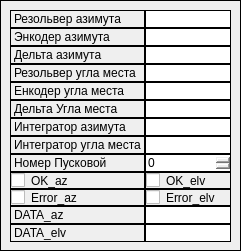
  <widget class="QFrame" name="frame_2">
   <property name="geometry">
    <rect>
     <x>590</x>
     <y>10</y>
     <width>241</width>
     <height>251</height>
    </rect>
   </property>
   <property name="font">
    <font>
     <family>Ubuntu</family>
     <pointsize>9</pointsize>
     <weight>50</weight>
     <italic>false</italic>
     <bold>false</bold>
    </font>
   </property>
   <property name="styleSheet">
    <string notr="true">border: 1px solid black;
border-radius: 0;</string>
   </property>
   <property name="frameShape">
    <enum>QFrame::StyledPanel</enum>
   </property>
   <property name="frameShadow">
    <enum>QFrame::Raised</enum>
   </property>
   <widget class="QWidget" name="gridLayoutWidget">
    <property name="geometry">
     <rect>
      <x>10</x>
      <y>10</y>
      <width>221</width>
      <height>232</height>
     </rect>
    </property>
    <property name="font">
     <font>
      <family>Ubuntu</family>
      <pointsize>9</pointsize>
      <weight>50</weight>
      <italic>false</italic>
      <bold>false</bold>
     </font>
    </property>
    <property name="styleSheet">
     <string notr="true">border: 1px solid black;
border-radius: 0;</string>
    </property>
    <layout class="QGridLayout" name="gridLayout">
     <property name="sizeConstraint">
      <enum>QLayout::SetNoConstraint</enum>
     </property>
     <property name="leftMargin">
      <number>0</number>
     </property>
     <property name="topMargin">
      <number>0</number>
     </property>
     <property name="rightMargin">
      <number>0</number>
     </property>
     <property name="bottomMargin">
      <number>0</number>
     </property>
     <property name="spacing">
      <number>0</number>
     </property>
     <item row="18" column="0">
      <widget class="QCheckBox" name="err_az">
       <property name="text">
        <string>Error_az</string>
       </property>
      </widget>
     </item>
     <item row="14" column="0">
      <widget class="QLabel" name="label_21">
       <property name="text">
        <string>Интегратор угла места</string>
       </property>
      </widget>
     </item>
     <item row="7" column="1">
      <widget class="QLineEdit" name="azm">
       <property name="font">
        <font>
         <family>Ubuntu</family>
         <pointsize>9</pointsize>
         <weight>50</weight>
         <italic>false</italic>
         <bold>false</bold>
        </font>
       </property>
      </widget>
     </item>
     <item row="7" column="0">
      <widget class="QLabel" name="label_104">
       <property name="font">
        <font>
         <family>Ubuntu</family>
         <pointsize>9</pointsize>
         <weight>50</weight>
         <italic>false</italic>
         <bold>false</bold>
        </font>
       </property>
       <property name="text">
        <string>Энкодер азимута</string>
       </property>
      </widget>
     </item>
     <item row="6" column="1">
      <widget class="QLineEdit" name="raz">
       <property name="font">
        <font>
         <family>Ubuntu</family>
         <pointsize>9</pointsize>
         <weight>50</weight>
         <italic>false</italic>
         <bold>false</bold>
        </font>
       </property>
      </widget>
     </item>
     <item row="6" column="0">
      <widget class="QLabel" name="label_40">
       <property name="font">
        <font>
         <family>Ubuntu</family>
         <pointsize>9</pointsize>
         <weight>50</weight>
         <italic>false</italic>
         <bold>false</bold>
        </font>
       </property>
       <property name="text">
        <string>Резольвер азимута</string>
       </property>
      </widget>
     </item>
     <item row="9" column="0">
      <widget class="QLabel" name="label_18">
       <property name="text">
        <string>Резольвер угла места</string>
       </property>
      </widget>
     </item>
     <item row="10" column="0">
      <widget class="QLabel" name="label_19">
       <property name="text">
        <string>Енкодер угла места</string>
       </property>
      </widget>
     </item>
     <item row="9" column="1">
      <widget class="QLineEdit" name="rum"/>
     </item>
     <item row="17" column="1">
      <widget class="QCheckBox" name="ok_elv">
       <property name="text">
        <string>OK_elv</string>
       </property>
      </widget>
     </item>
     <item row="18" column="1">
      <widget class="QCheckBox" name="err_elv">
       <property name="text">
        <string>Error_elv</string>
       </property>
      </widget>
     </item>
     <item row="20" column="0">
      <widget class="QLabel" name="label_2">
       <property name="text">
        <string>DATA_az</string>
       </property>
      </widget>
     </item>
     <item row="10" column="1">
      <widget class="QLineEdit" name="eum"/>
     </item>
     <item row="19" column="0">
      <spacer name="verticalSpacer_4">
       <property name="orientation">
        <enum>Qt::Vertical</enum>
       </property>
       <property name="sizeHint" stdset="0">
        <size>
         <width>20</width>
         <height>40</height>
        </size>
       </property>
      </spacer>
     </item>
     <item row="15" column="0">
      <widget class="QLabel" name="label_54">
       <property name="font">
        <font>
         <family>Ubuntu</family>
         <pointsize>9</pointsize>
         <weight>50</weight>
         <italic>false</italic>
         <bold>false</bold>
        </font>
       </property>
       <property name="text">
        <string>Номер Пусковой</string>
       </property>
      </widget>
     </item>
     <item row="15" column="1">
      <widget class="QSpinBox" name="spu_num">
       <property name="font">
        <font>
         <family>Ubuntu</family>
         <pointsize>9</pointsize>
         <weight>50</weight>
         <italic>false</italic>
         <bold>false</bold>
        </font>
       </property>
       <property name="maximum">
        <number>3</number>
       </property>
      </widget>
     </item>
     <item row="14" column="1">
      <widget class="QLineEdit" name="ium"/>
     </item>
     <item row="8" column="1">
      <widget class="QLineEdit" name="daz"/>
     </item>
     <item row="11" column="1">
      <widget class="QLineEdit" name="dum"/>
     </item>
     <item row="13" column="1">
      <widget class="QLineEdit" name="iaz"/>
     </item>
     <item row="13" column="0">
      <widget class="QLabel" name="label_20">
       <property name="text">
        <string>Интегратор азимута</string>
       </property>
      </widget>
     </item>
     <item row="11" column="0">
      <widget class="QLabel" name="label_23">
       <property name="text">
        <string>Дельта Угла места</string>
       </property>
      </widget>
     </item>
     <item row="8" column="0">
      <widget class="QLabel" name="label_22">
       <property name="text">
        <string>Дельта азимута</string>
       </property>
      </widget>
     </item>
     <item row="20" column="1">
      <widget class="QLineEdit" name="data_az"/>
     </item>
     <item row="17" column="0">
      <widget class="QCheckBox" name="ok_az">
       <property name="text">
        <string>OK_az</string>
       </property>
      </widget>
     </item>
     <item row="21" column="0">
      <widget class="QLabel" name="label_28">
       <property name="text">
        <string>DATA_elv</string>
       </property>
      </widget>
     </item>
     <item row="21" column="1">
      <widget class="QLineEdit" name="data_elv"/>
     </item>
    </layout>
   </widget>
  </widget>
